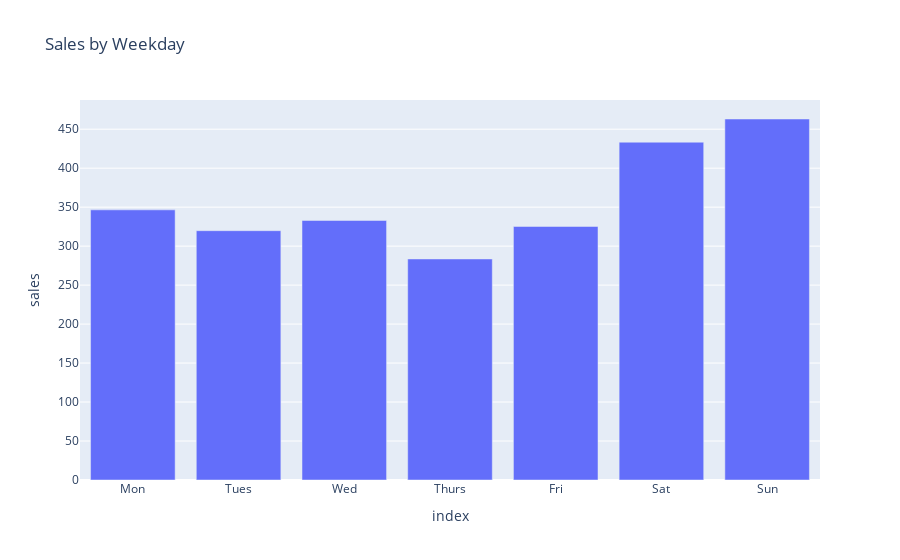

This figure's notebook cell:
### Code cell
by_weekday = df.groupby(df.index.dayofweek).mean()
by_weekday.index = ['Mon', 'Tues', 'Wed', 'Thurs', 'Fri', 'Sat', 'Sun']
fig = px.bar(by_weekday, x=by_weekday.index, y="sales", title="Sales by Weekday")
fig.show()

### Figure 1 — Plotly figure (JSON) as saved in the notebook; plotly's stock layout.template omitted (floating-point values rounded to 4 significant figures)
{"data": [{"alignmentgroup": "True", "hovertemplate": "index=%{x}<br>sales=%{y}<extra></extra>", "legendgroup": "", "marker": {"color": "#636efa", "pattern": {"shape": ""}}, "name": "", "offsetgroup": "", "orientation": "v", "showlegend": false, "textposition": "auto", "type": "bar", "x": ["Mon", "Tues", "Wed", "Thurs", "Fri", "Sat", "Sun"], "xaxis": "x", "y": [346.5, 319.8, 332.9, 283.5, 325.2, 433.3, 463.1], "yaxis": "y"}], "layout": {"barmode": "relative", "legend": {"tracegroupgap": 0}, "title": {"text": "Sales by Weekday"}, "xaxis": {"anchor": "y", "domain": [0, 1], "title": {"text": "index"}}, "yaxis": {"anchor": "x", "domain": [0, 1], "title": {"text": "sales"}}}}
